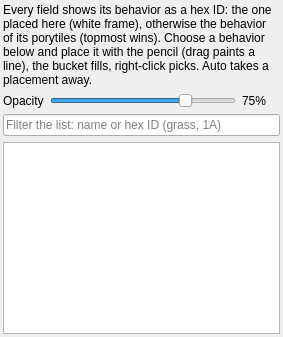
                    <widget class="QWidget" name="tab_behaviors">
                    <property name="sizePolicy">
                     <sizepolicy hsizetype="Expanding" vsizetype="Expanding">
                      <horstretch>0</horstretch>
                      <verstretch>0</verstretch>
                     </sizepolicy>
                    </property>
                    <attribute name="title">
                     <string>Behaviors</string>
                    </attribute>
                    <layout class="QVBoxLayout" name="verticalLayout_Behaviors">
                     <property name="leftMargin">
                      <number>3</number>
                     </property>
                     <property name="topMargin">
                      <number>3</number>
                     </property>
                     <property name="rightMargin">
                      <number>3</number>
                     </property>
                     <property name="bottomMargin">
                      <number>3</number>
                     </property>
                     <item>
                      <widget class="QLabel" name="label_BehaviorsHelp">
                       <property name="text">
                        <string>Every field shows its behavior as a hex ID: the one placed here (white frame), otherwise the behavior of its porytiles (topmost wins). Choose a behavior below and place it with the pencil (drag paints a line), the bucket fills, right-click picks. Auto takes a placement away.</string>
                       </property>
                       <property name="wordWrap">
                        <bool>true</bool>
                       </property>
                      </widget>
                     </item>
                     <item>
                      <layout class="QHBoxLayout" name="horizontalLayout_BehaviorsOpacity">
                       <item>
                        <widget class="QLabel" name="label_BehaviorsOpacity">
                         <property name="text">
                          <string>Opacity</string>
                         </property>
                        </widget>
                       </item>
                       <item>
                        <widget class="QSlider" name="horizontalSlider_BehaviorsOpacity">
                         <property name="toolTip">
                          <string>How strongly the behavior numbers (their colour and digits) cover the map: low to see the porytiles below, high to read the numbers clearly.</string>
                         </property>
                         <property name="minimum">
                          <number>0</number>
                         </property>
                         <property name="maximum">
                          <number>100</number>
                         </property>
                         <property name="value">
                          <number>75</number>
                         </property>
                         <property name="orientation">
                          <enum>Qt::Orientation::Horizontal</enum>
                         </property>
                        </widget>
                       </item>
                       <item>
                        <widget class="QLabel" name="label_BehaviorsOpacityValue">
                         <property name="minimumSize">
                          <size>
                           <width>38</width>
                           <height>0</height>
                          </size>
                         </property>
                         <property name="text">
                          <string>75%</string>
                         </property>
                        </widget>
                       </item>
                      </layout>
                     </item>
                     <item>
                      <widget class="QLineEdit" name="lineEdit_BehaviorsFilter">
                       <property name="toolTip">
                        <string>Narrows the list of behaviors down. Type part of a name (grass) or a hex ID (1A or 0x1A).</string>
                       </property>
                       <property name="placeholderText">
                        <string>Filter the list: name or hex ID (grass, 1A)</string>
                       </property>
                       <property name="clearButtonEnabled">
                        <bool>true</bool>
                       </property>
                      </widget>
                     </item>
                     <item>
                      <widget class="QListWidget" name="listWidget_Behaviors">
                       <property name="toolTip">
                        <string>The behavior the pencil places. Auto: the field takes the behavior of its porytiles again.</string>
                       </property>
                       <property name="selectionMode">
                        <enum>QAbstractItemView::SelectionMode::SingleSelection</enum>
                       </property>
                      </widget>
                     </item>
                    </layout>
                   </widget>
